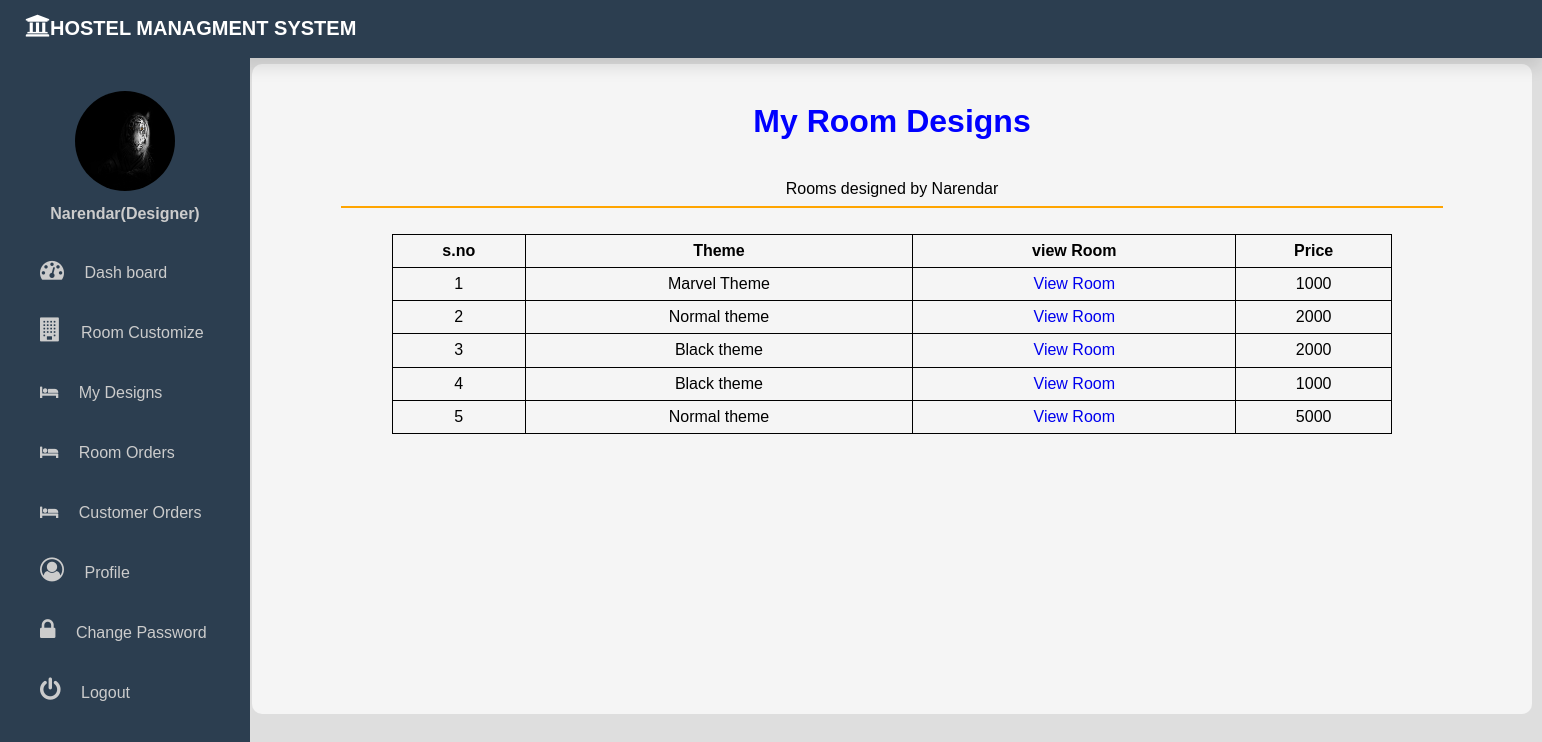
The page /designer/roomscustomized/ (signed in) on the database its author committed.
### designer/models.py (models this page shows)
class Designer(models.Model):
    user=models.OneToOneField(User,on_delete=models.CASCADE)
    gender=models.CharField(max_length=20,choices=gender_choices)
    profile_pic=models.ImageField(upload_to='profile_pic/designer/')
    approved=models.BooleanField(default=False,null=True)
    resume=models.FileField(upload_to='resumes/',null=True)

class RoomCustomization(models.Model):
    designer=models.ForeignKey(Designer,on_delete=models.CASCADE,null=True)
    left=models.ImageField(upload_to='rooms/')
    right=models.ImageField(upload_to='rooms/')
    top=models.ImageField(upload_to='rooms/')
    bottom=models.ImageField(upload_to='rooms/',null=True)
    front=models.ImageField(upload_to='rooms/')
    back=models.ImageField(upload_to='rooms/',null=True)
    price=models.PositiveIntegerField(null=True)
    theme=models.CharField(max_length=400,null=True)

### designer/views.py (the view)
# urls.py: path('roomscustomized/',views.designer_rooms_customized,name='designer-rooms-customized'),
@login_required(login_url='designer-sign-in')
def designer_rooms_customized(request):
    designer=Designer.objects.get(user=request.user)
    rooms=RoomCustomization.objects.filter(designer=designer)
    return render(request,'designer/roomscustomized.html',{'rooms':rooms})

### templates/designer/roomscustomized.html (shortened to what this page needs)
<!DOCTYPE html>
<html lang="en">
<head>
</head>
<body>
    {% include 'designer/base.html' with designer=request.user.designer %}
    <div class="container"><br>
        <center><h1> My Room Designs </h1><br>
        Rooms designed by {{request.user|capfirst}}</center>
        <hr color="orange" width="1100"><br>
        <table border="1" height="200" width="1000" align="center" calspanig  >
        <tr align="center" background-color="blue">
            <th >s.no</th> <th>Theme</th> <th>view Room</th> <th>Price</th>
        </tr>
        {% for room in rooms %}
        <tr align="center" >
            <td>{{forloop.counter}}</td>
            <td>{{room.theme|capfirst}}</td>
            <td><a href="{% url 'designer-view-room' room.id %}" class="viewroom">View Room</a></td>
            <td>{{room.price}}</td>
        {% endfor %}
        </tr>
    </table>
</body>
</html>

### templates/designer/base.html (shortened to what this page needs)
<!DOCTYPE html>
<html lang="en">
<head>
    <link rel="stylesheet" href=" https://cdnjs.cloudflare.com/ajax/libs/font-awesome/5.12.1/css/all.min.css">
    <link rel="stylesheet" href="https://cdnjs.cloudflare.com/ajax/libs/font-awesome/4.7.0/css/font-awesome.min.css">
</head>
<body>
    <div class="dropdown">
        <nav>
         <div class="logo">
             <p><i class='fas fa-university' style='font-size:25px;color:white'></i>Hostel Managment System</p>
        </nav>
    </div>
    <div>
        <div class="sidebar">
            <center>
                <img src="{{designer.profile_pic.url}}" class="profile_image">
                <h4> {{request.user|capfirst}}(Designer)</h4>
            </center>
        <a href="{% url 'designer-dashboard' %}"><i style="font-size:24px" class="fa">&#xf0e4;</i>
            &emsp;<span>Dash board</span></a>
        <a href="{% url 'designer-room-customization-form' %}"> <i style="font-size:24px" class="fa">&#xf1ad;</i> &emsp;<span>Room Customize</span></a>
        <a href="{% url 'designer-rooms-customized' %}"><i class='fa fa-hotel'></i> &emsp;<span>My Designs</span></a>
        <a href="{% url 'designer-room-orders' %}"><i class='fa fa-hotel'></i> &emsp;<span>Room Orders</span></a>
        <a href="{% url 'designer-customer-own-customized-rooms' %}"><i class='fa fa-hotel'></i> &emsp;<span>Customer Orders</span></a>
        <a href="{% url 'designer-profile' %}"><i style="font-size:24px" class="fa">&#xf2be;</i> &emsp;<span>Profile</span></a>
        <a href="{% url 'designer-change-password' %}"><i style="font-size:24px" class="fa">&#xf023;</i> &emsp;<span>Change Password</span></a>
        <a href="{% url 'designer-logout' %}"><i class="fa fa-power-off" style="font-size:24px"></i> &emsp;<span>Logout</span></a>
    </div>
</body>
</html>

### templates/designer/roomscustomized.html (style rules this page uses)
.container { background-color: whitesmoke; margin-left: 252px; height:650px; margin-top: 64px; width: 1280px; border-radius: 10px; box-shadow:4px; }
h1 { color:blue; }
table, th, td { border: 1px solid black; border-collapse: collapse; }
.viewroom { text-decoration:none; }

### templates/designer/base.html (style rules this page uses)
body { background: #dedede; font-family: Arial, Helvetica, sans-serif; margin: 0; padding: 0; }
.dropdown { margin: 0 auto; }
nav { height:60px; background-color:#2c3e50; box-shadow: 0 10px 15px rgba(0,0,0,0.1); position: fixed; width: 100%; margin-top:-66px; }
.logo { font-size:20px; font-weight: Bold; }
.logo p { float:left; color:white; text-transform: uppercase; margin-top:15px; margin-left: 25px; }
.sidebar { background-color:#2c3e50; margin-top:70px; position: fixed; left:0; width:250px; margin-top: -13px; height:100%; }
.sidebar a { color:#ccc; display: block; width: 100%; line-height:60px; text-decoration: none; padding-left: 40px; box-sizing: border-box; transition: 0.5s; transition-property: background; }
.sidebar .profile_image { width: 100px; height: 100px; margin-top: 40px; border-radius: 100px; margin-bottom: 10px; }
.sidebar h4 { color:#ccc; margin-top: 0; margin-bottom: 20px; }

### rows shown on the page
Designer: profile_pic (picture)
RoomCustomization: theme "Marvel Theme", price "1000"
RoomCustomization: theme "Normal theme", price "2000"
RoomCustomization: theme "Black theme", price "2000"
RoomCustomization: theme "Black theme", price "1000"
RoomCustomization: theme "Normal theme", price "5000"

### other values the page prints
{{ request.user|capfirst }} "Narendar"
